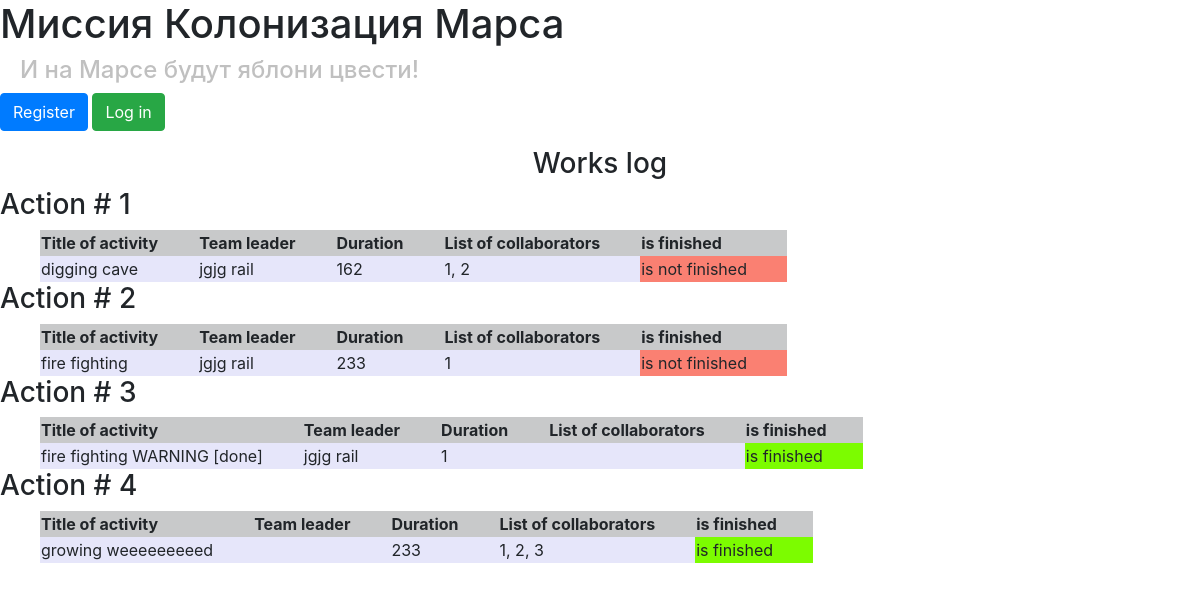
The page / on the database its author committed.
### data/jobs.py (models this page shows)
class Jobs(SqlAlchemyBase):
    __tablename__ = 'jobs'
    id = sqlalchemy.Column(sqlalchemy.Integer,
                           primary_key=True, autoincrement=True)
    user = orm.relation('User')
    team_leader = sqlalchemy.Column(sqlalchemy.Integer, sqlalchemy.ForeignKey("users.id"))
    job = sqlalchemy.Column(sqlalchemy.String, nullable=True)
    work_size = sqlalchemy.Column(sqlalchemy.Integer)
    collaborators = sqlalchemy.Column(sqlalchemy.String, nullable=True)
    start_date = sqlalchemy.Column(sqlalchemy.DateTime, default=datetime.datetime.now)
    end_date = sqlalchemy.Column(sqlalchemy.DateTime, nullable=True)
    is_finished = sqlalchemy.Column(sqlalchemy.Boolean)

### data/users.py (models this page shows, shortened)
class User(SqlAlchemyBase, UserMixin):
    __tablename__ = 'users'
    id = sqlalchemy.Column(sqlalchemy.Integer,
                           primary_key=True, autoincrement=True)
    email = sqlalchemy.Column(sqlalchemy.String,
                              index=True, unique=True, nullable=True)
    surname = sqlalchemy.Column(sqlalchemy.String, nullable=True)
    name = sqlalchemy.Column(sqlalchemy.String, nullable=True)
    about = sqlalchemy.Column(sqlalchemy.String, nullable=True)
    age = sqlalchemy.Column(sqlalchemy.Integer, nullable=True)
    position = sqlalchemy.Column(sqlalchemy.String, nullable=True)
    speciality = sqlalchemy.Column(sqlalchemy.String, nullable=True)
    address = sqlalchemy.Column(sqlalchemy.String, nullable=True)
    hashed_password = sqlalchemy.Column(sqlalchemy.String, nullable=True)
    created_date = sqlalchemy.Column(sqlalchemy.DateTime,
                                     default=datetime.datetime.now)
    news = orm.relation("News", back_populates='user')

### main.py (the view)
@app.route('/')
def index():
    session = create_session()
    jobs = session.query(Jobs).all()
    return render_template("job_table.html", jobs=jobs)

### data/db_session.py (called while the page is built)
def create_session() -> Session:
    global __factory
    return __factory()

### templates/job_table.html
{% extends "base.html" %}
{% block content %}
<center>
    <h3>Works log</h3>
</center>
{% for job in jobs%}
<h3>Action # {{loop.index}}</h3>
<table style="margin-left:40px;">
    <tr bgcolor="#C8C9CA">
        <th style="padding-right: 40px;">Title of activity</th>
        <th style="padding-right: 40px;">Team leader</th>
        <th style="padding-right: 40px;">Duration</th>
        <th style="padding-right: 40px;">List of collaborators</th>
        <th>is finished</th>
    </tr>
    <tr bgcolor="#E6E6FA">
        <td style="padding-right: 40px;">{{job.job}}</td>
        <td style="padding-right: 40px;">{{job.user.name}} {{job.user.surname}}</td>
        <td style="padding-right: 40px;">{{job.work_size}}</td>
        <td style="padding-right: 40px;">{{job.collaborators}}</td>
        {%if job.is_finished%}
        <td style="padding-right: 40px;" bgcolor="#7CFC00">is finished</td>
        {%else%}
        <td style="padding-right: 40px;" bgcolor="#FA8072">is not finished</td>
        {%endif%}
    </tr>
</table>
{% endfor %}
{% endblock %}

### rows shown on the page
Jobs: job "digging cave", user.name "jgjg", user.surname "rail", work_size "162", collaborators "1, 2", is_finished "is not finished"
Jobs: job "fire fighting", user.name "jgjg", user.surname "rail", work_size "233", collaborators "1", is_finished "is not finished"
Jobs: job "fire fighting WARNING [done]", user.name "jgjg", user.surname "rail", work_size "1", is_finished "is finished"
Jobs: job "growing weeeeeeeeed", work_size "233", collaborators "1, 2, 3", is_finished "is finished"
